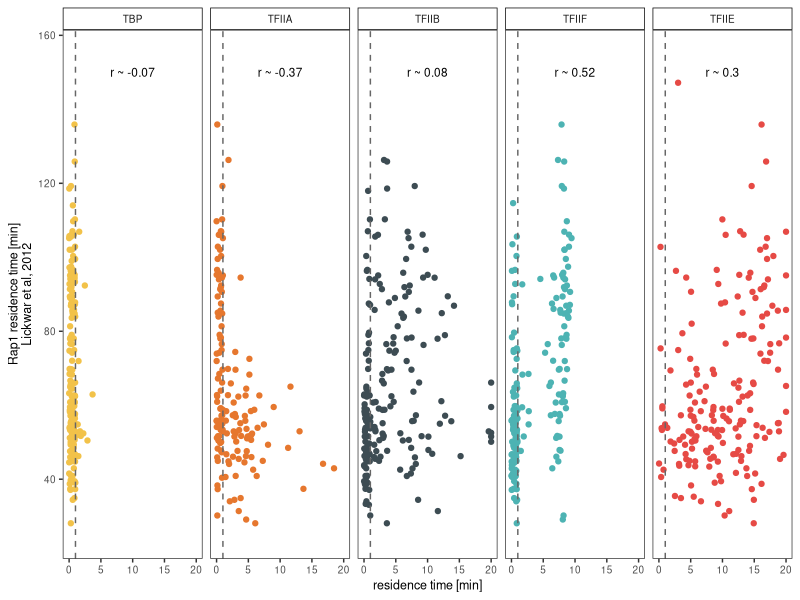

The R source for this figure: (Note: this script raises an error after producing the figure.)
rm(list = ls())

library(tidyverse)
library(ggpubr)

set.seed(42)

# upload reasidence times of Rap1
rap1 = read.csv("data/Rap1_resTime.csv") %>% 
  mutate(gene = ifelse(startsWith(gene,"i"), sub(".", "", gene), gene)) %>% 
  mutate(Rap1 = resTime) %>% 
  mutate(Rap1_z = Z_resTime) %>% 
  dplyr::select(gene, Rap1, Rap1_z)

# upload table replace <1 min with a random number between 0-1
# make class labels
resTimes = read.csv("data/residence_times_all.csv") %>% 
  dplyr::select(-c(peakName)) %>% 
  pivot_longer(cols = TBP:TFIIF, names_to = "factorName", values_to = "resTime", values_drop_na = TRUE) %>% 
  distinct()

plotResTime = resTimes %>% 
  mutate(randNum = runif(nrow(resTimes), min=0, max=1)) %>% 
  mutate(resTimesNum = ifelse(resTime == "<1", randNum, as.numeric(resTime))) %>% 
  mutate(resTimesNumCropped = ifelse(resTimesNum > 20, 20, resTimesNum)) %>% 
  dplyr::select(gene, factorName, resTimesNum, resTimesNumCropped) %>% 
  inner_join(rap1)
plotResTime$factorName = factor(plotResTime$factorName, levels = c("TBP", "TFIIA", "TFIIB", 
                                                                   "TFIIF", "TFIIE"))

# get correlation coefficients for Rap1 vs factor
corelations = plotResTime %>% 
  group_by(factorName) %>% 
  summarise(cor = cor(resTimesNum, Rap1), 
            corZ = cor(resTimesNum, Rap1_z), 
            rho = cor(resTimesNum, Rap1, method = "spearman"), 
            rhoZ = cor(resTimesNum, Rap1_z, method = "spearman")) %>% 
  mutate(myLabel = paste0("r ~ ", round(cor, digits = 2)))

# add color for each factor
colorPalette = c("#F2C249", "#E6772E", "#3D4C53", "#4DB3B3", "#E64A45")
p = ggplot(plotResTime, aes(x = resTimesNumCropped, y = Rap1, color = factorName))
p + geom_point() +
  theme_bw() +
  #geom_smooth(method = "lm") +
  facet_wrap(~factorName, nrow = 1) +
  scale_color_manual(values = colorPalette) +
  theme(panel.background = element_rect(fill = "transparent"), # bg of the panel
        plot.background = element_rect(fill = "transparent", color = NA),
        text = element_text(size=9), 
        legend.background = element_rect(fill = "transparent"),
        strip.background=element_rect(colour="black",
                                      fill="white"),
        panel.grid.major = element_blank(), 
        panel.grid.minor = element_blank(),
        legend.position = "none") +
  ylab(paste("Rap1 residence time [min]", "Lickwar et al, 2012", sep = "\n")) +
  xlab("residence time [min]") +
  geom_text(data = corelations, aes(label = myLabel), y = 150, x = 10, color = "black", size = 3) +
  geom_vline(xintercept = 1, color = "grey40", linetype = "dashed") +
  ylim(25, 155)
ggsave("figures/panels/figSf/resTime_vs_Rap1resTime.pdf", width = 17, height = 4.5, units = "cm")


# compare Ra1 residence times for long- vs -shortlived TFIIF
longVsShort = plotResTime %>% 
  dplyr::filter(factorName == "TFIIF") %>% 
  mutate(TFIIF_class = ifelse(resTimesNum > 5, "long-lived", "short-lived"))

longVsShort$TFIIF_class = factor(longVsShort$TFIIF_class, levels = c("short-lived", "long-lived"))

p = ggplot(longVsShort, aes(x = TFIIF_class, y = Rap1, fill = TFIIF_class))
p + geom_point(position=position_jitterdodge(jitter.width = 0.5), 
               aes(color = TFIIF_class), alpha = 0.5) + 
  geom_boxplot(outlier.shape=NA, color = "black", alpha = 0.5) +
  theme_classic() +
  xlab("TFIIF class") +
  ylab(paste("Rap1 residence time [min]", "Lickwar et al, 2012", sep = "\n")) +
  theme(panel.background = element_rect(fill = "transparent"), # bg of the panel
        plot.background = element_rect(fill = "transparent", color = NA),
        text = element_text(size=9), 
        panel.grid.major = element_blank(), 
        panel.grid.minor = element_blank(), 
        legend.position = "none") +
  scale_fill_manual(values= c("#E29930", "#217CA3")) +
  scale_color_manual(values= c("#E29930", "#217CA3")) + 
  stat_compare_means(method = "t.test", label = "p.signif", label.y = 150)
ggsave("figures/panels/figSf/Rap1_vs_TFIIFlong_short.pdf", width = 2.8, height = 6, units = "cm")
